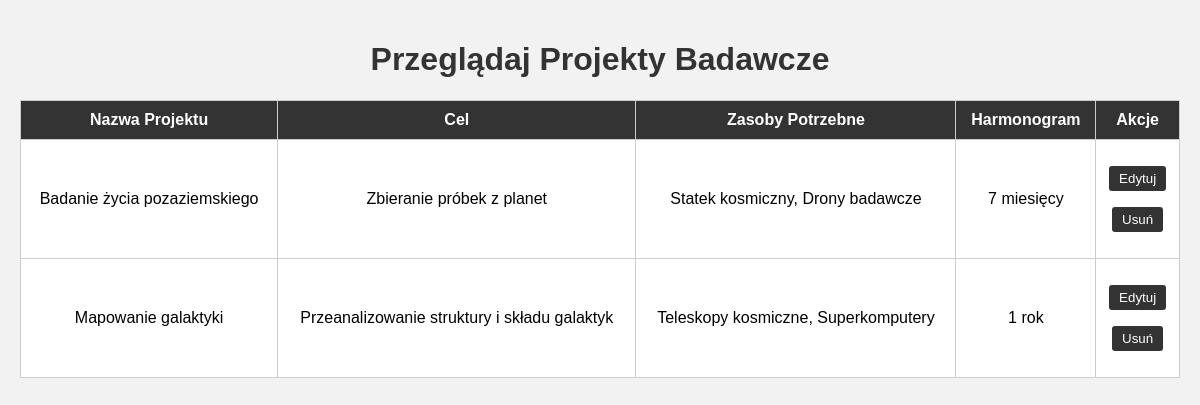
Screenshot of /scientific_research/table/view_project.php with the database file from the repository.
### tables this page shows
CREATE TABLE `projekty_badawcze` (
  `id` int(11) NOT NULL,
  `nazwa` varchar(255) NOT NULL,
  `cel` text NOT NULL,
  `zasoby_potrzebne` text NOT NULL,
  `harmonogram` text NOT NULL
);

### scientific_research/table/view_project.php (the view, shortened to what this page needs)
<?php
require '../../config.php';
?>
<!DOCTYPE html>
<html lang="pl">
<head>
</head>
<body>
    <h1>Przeglądaj Projekty Badawcze</h1>
    <table>
        <tr>
            <th>Nazwa Projektu</th>
            <th>Cel</th>
            <th>Zasoby Potrzebne</th>
            <th>Harmonogram</th>
            <th>Akcje</th>
        </tr>
        <?php
        $sql = "SELECT * FROM projekty_badawcze";
        $stmt = $pdo->query($sql);
        $projekty = $stmt->fetchAll();
        foreach ($projekty as $projekt) {
            echo "<tr>";
            echo "<td>{$projekt['nazwa']}</td>";
            echo "<td>{$projekt['cel']}</td>";
            echo "<td>{$projekt['zasoby_potrzebne']}</td>";
            echo "<td>{$projekt['harmonogram']}</td>";
            echo "<td>
                <p><form action='edit_project.php' method='post' style='display:inline;'>
                    <input type='hidden' name='id' value='{$projekt['id']}'>
                    <input type='submit' value='Edytuj'>
                </form></p>
                <p><form action='delete_project.php' method='post' style='display:inline;'>
                    <input type='hidden' name='id' value='{$projekt['id']}'>
                    <input type='submit' value='Usuń'>
                </form></p>
            </td>";
            echo "</tr>";
        }
        ?>
    </table>
</body>
</html>

### scientific_research/table/view_project.php (style rules this page uses)
body { font-family: Arial, sans-serif; margin: 0; padding: 20px; background-color: #f2f2f2; }
h1 { color: #333; text-align: center; }
table { width: 100%; margin: 20px 0; border-collapse: collapse; }
table, th, td { border: 1px solid #ccc; }
th, td { padding: 10px; text-align: center; }
th { background-color: #333; color: #fff; }
td { background-color: #fff; }
form { display: inline; }
input[type="submit"] { padding: 5px 10px; background-color: #333; color: #fff; border: none; border-radius: 3px; cursor: pointer; }

### rows the page displays
projekty_badawcze: nazwa "Badanie życia pozaziemskiego", cel "Zbieranie próbek z planet", zasoby_potrzebne "Statek kosmiczny, Drony badawcze", harmonogram "7 miesięcy"
projekty_badawcze: nazwa "Mapowanie galaktyki", cel "Przeanalizowanie struktury i składu galaktyk", zasoby_potrzebne "Teleskopy kosmiczne, Superkomputery", harmonogram "1 rok"
